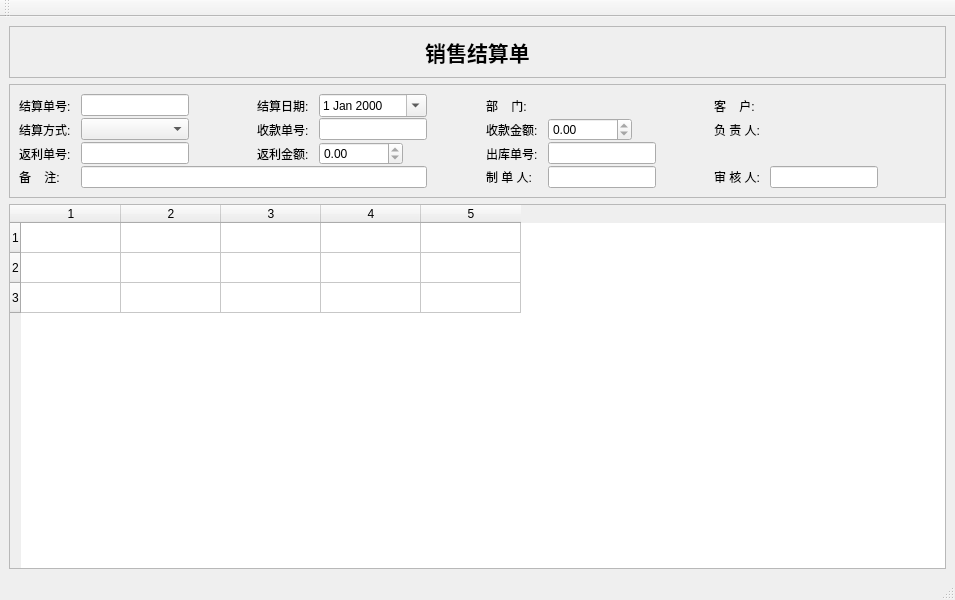
<?xml version="1.0" encoding="UTF-8"?>
<ui version="4.0">
 <class>SaSettleWin</class>
 <widget class="QMainWindow" name="SaSettleWin">
  <property name="geometry">
   <rect>
    <x>0</x>
    <y>0</y>
    <width>955</width>
    <height>600</height>
   </rect>
  </property>
  <property name="windowTitle">
   <string>MainWindow</string>
  </property>
  <widget class="QWidget" name="centralwidget">
   <layout class="QVBoxLayout" name="verticalLayout_2">
    <item>
     <widget class="QFrame" name="frame_4">
      <property name="frameShape">
       <enum>QFrame::StyledPanel</enum>
      </property>
      <property name="frameShadow">
       <enum>QFrame::Plain</enum>
      </property>
      <layout class="QHBoxLayout" name="horizontalLayout_4">
       <item>
        <widget class="QLabel" name="titleLabel">
         <property name="font">
          <font>
           <family>微软雅黑</family>
           <pointsize>16</pointsize>
           <weight>75</weight>
           <bold>true</bold>
          </font>
         </property>
         <property name="text">
          <string>销售结算单</string>
         </property>
         <property name="alignment">
          <set>Qt::AlignCenter</set>
         </property>
        </widget>
       </item>
      </layout>
     </widget>
    </item>
    <item>
     <widget class="QFrame" name="frame_2">
      <property name="frameShape">
       <enum>QFrame::StyledPanel</enum>
      </property>
      <property name="frameShadow">
       <enum>QFrame::Plain</enum>
      </property>
      <layout class="QVBoxLayout" name="verticalLayout">
       <property name="spacing">
        <number>1</number>
       </property>
       <item>
        <layout class="QGridLayout" name="headGridLayout">
         <property name="horizontalSpacing">
          <number>10</number>
         </property>
         <item row="1" column="0">
          <widget class="QLabel" name="label">
           <property name="text">
            <string>结算方式:</string>
           </property>
          </widget>
         </item>
         <item row="0" column="6">
          <widget class="QLabel" name="label_6">
           <property name="sizePolicy">
            <sizepolicy hsizetype="Fixed" vsizetype="Preferred">
             <horstretch>0</horstretch>
             <verstretch>0</verstretch>
            </sizepolicy>
           </property>
           <property name="text">
            <string>部    门:</string>
           </property>
          </widget>
         </item>
         <item row="3" column="1" colspan="4">
          <widget class="QLineEdit" name="memoEdit"/>
         </item>
         <item row="1" column="1">
          <widget class="QComboBox" name="busTypeComboBox">
           <property name="sizePolicy">
            <sizepolicy hsizetype="Preferred" vsizetype="Fixed">
             <horstretch>0</horstretch>
             <verstretch>0</verstretch>
            </sizepolicy>
           </property>
          </widget>
         </item>
         <item row="1" column="11">
          <spacer name="horizontalSpacer">
           <property name="orientation">
            <enum>Qt::Horizontal</enum>
           </property>
           <property name="sizeHint" stdset="0">
            <size>
             <width>40</width>
             <height>20</height>
            </size>
           </property>
          </spacer>
         </item>
         <item row="0" column="7">
          <widget class="QkSearchEditBox" name="depSearchEditbox">
           <property name="sizePolicy">
            <sizepolicy hsizetype="Minimum" vsizetype="Fixed">
             <horstretch>0</horstretch>
             <verstretch>0</verstretch>
            </sizepolicy>
           </property>
          </widget>
         </item>
         <item row="3" column="9">
          <widget class="QLabel" name="label_10">
           <property name="text">
            <string>审 核 人:</string>
           </property>
          </widget>
         </item>
         <item row="3" column="7">
          <widget class="QLineEdit" name="makerEdit">
           <property name="sizePolicy">
            <sizepolicy hsizetype="Fixed" vsizetype="Fixed">
             <horstretch>0</horstretch>
             <verstretch>0</verstretch>
            </sizepolicy>
           </property>
           <property name="readOnly">
            <bool>true</bool>
           </property>
          </widget>
         </item>
         <item row="0" column="10" colspan="2">
          <widget class="QkSearchEditBox" name="cusQks">
           <property name="sizePolicy">
            <sizepolicy hsizetype="Preferred" vsizetype="Fixed">
             <horstretch>0</horstretch>
             <verstretch>0</verstretch>
            </sizepolicy>
           </property>
          </widget>
         </item>
         <item row="1" column="6">
          <widget class="QLabel" name="label_4">
           <property name="text">
            <string>收款金额:</string>
           </property>
          </widget>
         </item>
         <item row="3" column="10">
          <widget class="QLineEdit" name="auditEdit">
           <property name="sizePolicy">
            <sizepolicy hsizetype="Fixed" vsizetype="Fixed">
             <horstretch>0</horstretch>
             <verstretch>0</verstretch>
            </sizepolicy>
           </property>
           <property name="readOnly">
            <bool>true</bool>
           </property>
          </widget>
         </item>
         <item row="3" column="6">
          <widget class="QLabel" name="label_8">
           <property name="text">
            <string>制 单 人:</string>
           </property>
          </widget>
         </item>
         <item row="2" column="0">
          <widget class="QLabel" name="label_5">
           <property name="text">
            <string>返利单号:</string>
           </property>
          </widget>
         </item>
         <item row="2" column="3">
          <widget class="QLabel" name="label_7">
           <property name="text">
            <string>返利金额:</string>
           </property>
          </widget>
         </item>
         <item row="2" column="7">
          <widget class="QLineEdit" name="rdNoEdit">
           <property name="sizePolicy">
            <sizepolicy hsizetype="Fixed" vsizetype="Fixed">
             <horstretch>0</horstretch>
             <verstretch>0</verstretch>
            </sizepolicy>
           </property>
           <property name="readOnly">
            <bool>true</bool>
           </property>
          </widget>
         </item>
         <item row="2" column="1">
          <widget class="QLineEdit" name="profitEdit">
           <property name="readOnly">
            <bool>true</bool>
           </property>
          </widget>
         </item>
         <item row="2" column="6">
          <widget class="QLabel" name="label_2">
           <property name="text">
            <string>出库单号:</string>
           </property>
          </widget>
         </item>
         <item row="1" column="4">
          <widget class="QLineEdit" name="apNoEdit">
           <property name="readOnly">
            <bool>true</bool>
           </property>
          </widget>
         </item>
         <item row="1" column="7">
          <widget class="QDoubleSpinBox" name="apMoneySpinBox">
           <property name="sizePolicy">
            <sizepolicy hsizetype="Fixed" vsizetype="Fixed">
             <horstretch>0</horstretch>
             <verstretch>0</verstretch>
            </sizepolicy>
           </property>
           <property name="readOnly">
            <bool>true</bool>
           </property>
           <property name="maximum">
            <double>999999999.990000009536743</double>
           </property>
          </widget>
         </item>
         <item row="1" column="3">
          <widget class="QLabel" name="label_11">
           <property name="text">
            <string>收款单号:</string>
           </property>
          </widget>
         </item>
         <item row="2" column="4">
          <widget class="QDoubleSpinBox" name="profitMoneySpinBox">
           <property name="sizePolicy">
            <sizepolicy hsizetype="Fixed" vsizetype="Fixed">
             <horstretch>0</horstretch>
             <verstretch>0</verstretch>
            </sizepolicy>
           </property>
           <property name="readOnly">
            <bool>true</bool>
           </property>
           <property name="maximum">
            <double>999999999.990000009536743</double>
           </property>
          </widget>
         </item>
         <item row="1" column="10">
          <widget class="QkSearchEditBox" name="userSearchEditbox">
           <property name="sizePolicy">
            <sizepolicy hsizetype="Fixed" vsizetype="Fixed">
             <horstretch>0</horstretch>
             <verstretch>0</verstretch>
            </sizepolicy>
           </property>
          </widget>
         </item>
         <item row="3" column="0">
          <widget class="QLabel" name="label_9">
           <property name="text">
            <string>备    注:</string>
           </property>
          </widget>
         </item>
         <item row="0" column="1">
          <widget class="QLineEdit" name="noEdit">
           <property name="sizePolicy">
            <sizepolicy hsizetype="Fixed" vsizetype="Fixed">
             <horstretch>0</horstretch>
             <verstretch>0</verstretch>
            </sizepolicy>
           </property>
          </widget>
         </item>
         <item row="0" column="2">
          <spacer name="horizontalSpacer_3">
           <property name="orientation">
            <enum>Qt::Horizontal</enum>
           </property>
           <property name="sizeHint" stdset="0">
            <size>
             <width>40</width>
             <height>20</height>
            </size>
           </property>
          </spacer>
         </item>
         <item row="0" column="8">
          <spacer name="horizontalSpacer_5">
           <property name="orientation">
            <enum>Qt::Horizontal</enum>
           </property>
           <property name="sizeHint" stdset="0">
            <size>
             <width>40</width>
             <height>20</height>
            </size>
           </property>
          </spacer>
         </item>
         <item row="0" column="4">
          <widget class="QDateEdit" name="dateEdit">
           <property name="sizePolicy">
            <sizepolicy hsizetype="Minimum" vsizetype="Fixed">
             <horstretch>0</horstretch>
             <verstretch>0</verstretch>
            </sizepolicy>
           </property>
           <property name="calendarPopup">
            <bool>true</bool>
           </property>
          </widget>
         </item>
         <item row="0" column="5">
          <spacer name="horizontalSpacer_4">
           <property name="orientation">
            <enum>Qt::Horizontal</enum>
           </property>
           <property name="sizeHint" stdset="0">
            <size>
             <width>40</width>
             <height>20</height>
            </size>
           </property>
          </spacer>
         </item>
         <item row="0" column="3">
          <widget class="QLabel" name="dateLabel">
           <property name="sizePolicy">
            <sizepolicy hsizetype="Fixed" vsizetype="Preferred">
             <horstretch>0</horstretch>
             <verstretch>0</verstretch>
            </sizepolicy>
           </property>
           <property name="text">
            <string>结算日期:</string>
           </property>
          </widget>
         </item>
         <item row="0" column="0">
          <widget class="QLabel" name="idLabel">
           <property name="sizePolicy">
            <sizepolicy hsizetype="Fixed" vsizetype="Preferred">
             <horstretch>0</horstretch>
             <verstretch>0</verstretch>
            </sizepolicy>
           </property>
           <property name="text">
            <string>结算单号:</string>
           </property>
          </widget>
         </item>
         <item row="1" column="9">
          <widget class="QLabel" name="label_12">
           <property name="sizePolicy">
            <sizepolicy hsizetype="Fixed" vsizetype="Preferred">
             <horstretch>0</horstretch>
             <verstretch>0</verstretch>
            </sizepolicy>
           </property>
           <property name="text">
            <string>负 责 人:</string>
           </property>
          </widget>
         </item>
         <item row="0" column="9">
          <widget class="QLabel" name="label_3">
           <property name="sizePolicy">
            <sizepolicy hsizetype="Fixed" vsizetype="Preferred">
             <horstretch>0</horstretch>
             <verstretch>0</verstretch>
            </sizepolicy>
           </property>
           <property name="text">
            <string>客    户:</string>
           </property>
          </widget>
         </item>
        </layout>
       </item>
      </layout>
     </widget>
    </item>
    <item>
     <widget class="QTableWidget" name="tableWidget">
      <property name="rowCount">
       <number>3</number>
      </property>
      <property name="columnCount">
       <number>5</number>
      </property>
      <row/>
      <row/>
      <row/>
      <column/>
      <column/>
      <column/>
      <column/>
      <column/>
     </widget>
    </item>
   </layout>
  </widget>
  <widget class="QStatusBar" name="statusbar"/>
  <widget class="QToolBar" name="toolBar">
   <property name="windowTitle">
    <string>toolBar</string>
   </property>
   <attribute name="toolBarArea">
    <enum>TopToolBarArea</enum>
   </attribute>
   <attribute name="toolBarBreak">
    <bool>false</bool>
   </attribute>
  </widget>
 </widget>
 <customwidgets>
  <customwidget>
   <class>QkSearchEditBox</class>
   <extends>QWidget</extends>
   <header>qksearcheditbox.h</header>
  </customwidget>
 </customwidgets>
 <resources/>
 <connections/>
</ui>
